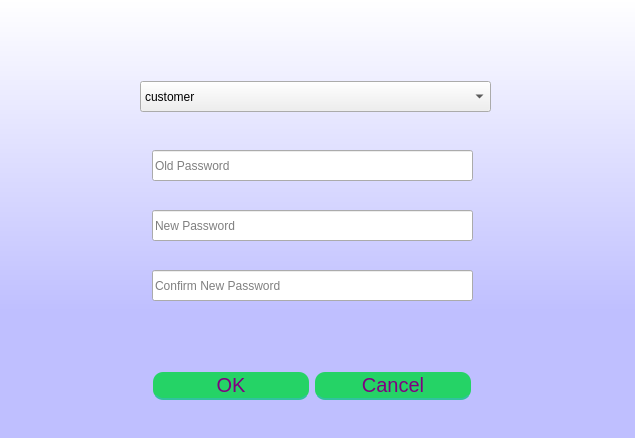
<?xml version="1.0" encoding="UTF-8"?>
<ui version="4.0">
 <class>dialog</class>
 <widget class="QDialog" name="dialog">
  <property name="geometry">
   <rect>
    <x>0</x>
    <y>0</y>
    <width>635</width>
    <height>438</height>
   </rect>
  </property>
  <property name="sizePolicy">
   <sizepolicy hsizetype="Minimum" vsizetype="Minimum">
    <horstretch>0</horstretch>
    <verstretch>0</verstretch>
   </sizepolicy>
  </property>
  <property name="minimumSize">
   <size>
    <width>635</width>
    <height>438</height>
   </size>
  </property>
  <property name="maximumSize">
   <size>
    <width>635</width>
    <height>438</height>
   </size>
  </property>
  <property name="windowTitle">
   <string>Change Password</string>
  </property>
  <property name="styleSheet">
   <string notr="true">QPushButton {
	width: 150%;
height:20px;
	padding: 3%;
	background:#25D366;
	border-bottom: 2px solid #30C29E;
	border-top-style: none;
	border-right-style: none;
	border-left-style: none;	
	color: #fff;
 border-radius: 10px;
font-size:20px;
color:purple;
}
QPushButton:pressed {
    background: darkgreen;
}

QLabel{
font-size:18px;
font-family:&quot;Times New Roman&quot;;
font-weight: bold;
}
QDialog{
background-color: qlineargradient(spread:reflect, x1:0.5, y1:1, x2:0.5, y2:0, stop:0.289773 rgba(191, 191, 255, 255), stop:1 rgba(255, 255, 255, 255));
}</string>
  </property>
  <widget class="QDialogButtonBox" name="buttonBox">
   <property name="geometry">
    <rect>
     <x>130</x>
     <y>361</y>
     <width>341</width>
     <height>51</height>
    </rect>
   </property>
   <property name="orientation">
    <enum>Qt::Horizontal</enum>
   </property>
   <property name="standardButtons">
    <set>QDialogButtonBox::Cancel|QDialogButtonBox::Ok</set>
   </property>
  </widget>
  <widget class="QComboBox" name="comboBox">
   <property name="geometry">
    <rect>
     <x>140</x>
     <y>81</y>
     <width>351</width>
     <height>31</height>
    </rect>
   </property>
   <item>
    <property name="text">
     <string>customer</string>
    </property>
   </item>
   <item>
    <property name="text">
     <string>supplier</string>
    </property>
   </item>
   <item>
    <property name="text">
     <string>order</string>
    </property>
   </item>
   <item>
    <property name="text">
     <string>pricing</string>
    </property>
   </item>
   <item>
    <property name="text">
     <string>billing</string>
    </property>
   </item>
   <item>
    <property name="text">
     <string>stock</string>
    </property>
   </item>
  </widget>
  <widget class="QLineEdit" name="lineEdit">
   <property name="geometry">
    <rect>
     <x>152</x>
     <y>150</y>
     <width>321</width>
     <height>31</height>
    </rect>
   </property>
   <property name="placeholderText">
    <string>Old Password</string>
   </property>
  </widget>
  <widget class="QLineEdit" name="lineEdit_2">
   <property name="geometry">
    <rect>
     <x>152</x>
     <y>210</y>
     <width>321</width>
     <height>31</height>
    </rect>
   </property>
   <property name="placeholderText">
    <string>New Password</string>
   </property>
  </widget>
  <widget class="QLineEdit" name="lineEdit_3">
   <property name="geometry">
    <rect>
     <x>152</x>
     <y>270</y>
     <width>321</width>
     <height>31</height>
    </rect>
   </property>
   <property name="placeholderText">
    <string>Confirm New Password</string>
   </property>
  </widget>
 </widget>
 <resources/>
 <connections>
  <connection>
   <sender>buttonBox</sender>
   <signal>accepted()</signal>
   <receiver>dialog</receiver>
   <slot>accept()</slot>
   <hints>
    <hint type="sourcelabel">
     <x>248</x>
     <y>254</y>
    </hint>
    <hint type="destinationlabel">
     <x>157</x>
     <y>274</y>
    </hint>
   </hints>
  </connection>
  <connection>
   <sender>buttonBox</sender>
   <signal>rejected()</signal>
   <receiver>dialog</receiver>
   <slot>reject()</slot>
   <hints>
    <hint type="sourcelabel">
     <x>316</x>
     <y>260</y>
    </hint>
    <hint type="destinationlabel">
     <x>286</x>
     <y>274</y>
    </hint>
   </hints>
  </connection>
 </connections>
</ui>
